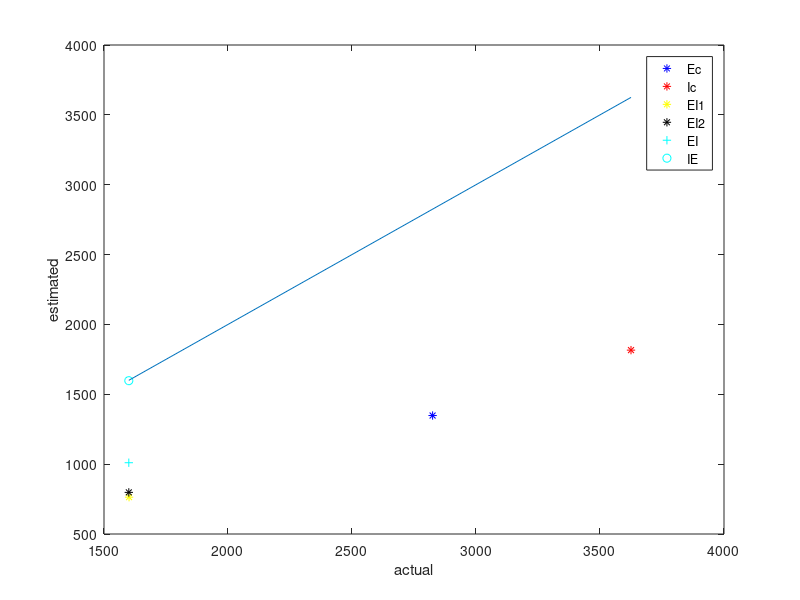

Reproduce this figure in MATLAB.
% simple simulation of pairwise correlations: Can I extract variances below

numPnts = 1000000 ;

Noise_std_E1 = 15 ;
Noise_std_EI1 = 1 ;
Noise_std_I1 = 15 ;

Noise_std_E2 = 1 ;
Noise_std_EI2 = 0.1 ;
Noise_std_I2 = 1 ;

Noise_std_Ec = 35 ;
Noise_std_EIc = 40 ;
Noise_std_Ic = 45 ;

Thresh_E1 = 3 ;
Thresh_I1 = -10000 ;
Thresh_E2 = -10000 ;
Thresh_I2 = -0 ;


% create independant vectors
E1 = normrnd(0,Noise_std_E1,1,numPnts) ;
EI1 = normrnd(0,Noise_std_EI1,1,numPnts) ;
I1 = normrnd(0,Noise_std_I1,1,numPnts) ;

E2 = normrnd(0,Noise_std_E2,1,numPnts) ;
EI2 = normrnd(0,Noise_std_EI2,1,numPnts) ;
I2 = normrnd(0,Noise_std_I2,1,numPnts) ;

Ec = normrnd(0,Noise_std_Ec,1,numPnts) ;
EIc = normrnd(0,Noise_std_EIc,1,numPnts) ;
Ic = normrnd(0,Noise_std_Ic,1,numPnts) ;

% create exc and inh to cell pair
Et1 = E1+EI1+Ec+EIc ;
It1 = I1+EI1+Ic+EIc ;

Et2 = E2+EI2+Ec+EIc ;
It2 = I2+EI2+Ic+EIc ;

% nonlinearity
Et1(find(Et1<Thresh_E1)) = Thresh_E1 ;
It1(find(It1<Thresh_I1)) = Thresh_I1 ;
Et2(find(Et2<Thresh_E2)) = Thresh_E2 ;
It2(find(It2<Thresh_I2)) = Thresh_I2 ;


% correlations
corrE1E2 = mean(Et1.*Et2) ;
corrI1I2 = mean(It1.*It2) ;

corrE1I1 = mean(Et1.*It1) ;
corrE2I2 = mean(Et2.*It2) ;

corrE1I2 = mean(Et1.*It2) ;
corrE2I1 = mean(Et2.*It1) ;

figure
minCorrs = min([corrE1E2,corrI1I2,corrE1I1,corrE2I2,corrE1I2,corrE2I1]) ;
maxCorrs = max([corrE1E2,corrI1I2,corrE1I1,corrE2I2,corrE1I2,corrE2I1]) ;
minVar = min([Noise_std_Ec^2+Noise_std_EIc^2,corrI1I2,Noise_std_Ic^2+Noise_std_EIc^2,...
    Noise_std_EI1^2+Noise_std_EIc^2,Noise_std_EI2^2+Noise_std_EIc^2,Noise_std_EIc^2,Noise_std_EIc^2]) ;
maxVar =max([Noise_std_Ec^2+Noise_std_EIc^2,corrI1I2,Noise_std_Ic^2+Noise_std_EIc^2,...
    Noise_std_EI1^2+Noise_std_EIc^2,Noise_std_EI2^2+Noise_std_EIc^2,Noise_std_EIc^2,Noise_std_EIc^2]) ;


plot(Noise_std_Ec^2+Noise_std_EIc^2,corrE1E2,'b*')
hold on
plot(Noise_std_Ic^2+Noise_std_EIc^2,corrI1I2,'r*')

plot(Noise_std_EI1^2+Noise_std_EIc^2,corrE1I1,'y*')
plot(Noise_std_EI2^2+Noise_std_EIc^2,corrE2I2,'k*')

plot(Noise_std_EIc^2,corrE1I2,'c+')
plot(Noise_std_EIc^2,corrE2I1,'co')

line([minVar,maxVar],[minVar,maxVar])
legend('Ec','Ic','EI1','EI2','EI','IE')

xlabel('actual')
ylabel('estimated')


